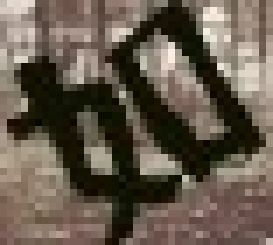
#> input picture 工作内容/作品著作权/test/hanzi/10_如.jpg, 39 x 35 px (shown 7 times larger); its folder holds 4 pictures in this run
$ python test1.py
#> lines starting #> are read from the running program, lines starting #| are printed output that depends on the picture
# -*- coding: utf-8 -*-
# 修改图片尺寸大小  注意cv2读取中文路径问题
import numpy as np
import cv2
import pathlib

# 读取图像，解决imread不能读取中文路径的问题
def readimg(filename, mode):
#> called with filename = '工作内容/作品著作权/test/hanzi/10_如.jpg', mode = 1
    raw_data = np.fromfile(filename, dtype=np.uint8)  # 先用numpy把图片文件存入内存：raw_data，把图片数据看做是纯字节数据
    img = cv2.imdecode(raw_data, mode)  # 从内存数据读入图片
#> img is the input picture: shape (35, 39, 3); mean B, G, R 77.2, 90.6, 101.7
    return img


if __name__ == '__main__':
    data_dir = 'F:\\PycharmProjects\\CnkjProjects\\zpzzq\\test\\hanzi\\'
    data_dir = pathlib.Path(data_dir)

    pictures_paths = list(data_dir.glob('*.jpg'))
    pictures_paths = [str(path) for path in pictures_paths]
    k = 0
    for i in pictures_paths:

        i = i.replace('\\', '\\\\')
        img = readimg(i,1)
        x, y = img.shape[0:2]
#> x = 35; y = 39
        x1,y1=30/x,30/y
#> x1 = 0.857; y1 = 0.769
        img = cv2.resize(img,(int(x*x1),int(y*y1)))
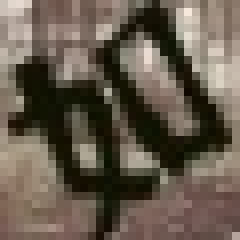
#> img: shape (30, 30, 3) (shown 8 times larger); mean B, G, R 77.2, 90.5, 101.6
        print(img.shape)
#| (30, 30, 3)
        cv2.imwrite('F:\\hanzishibie\\111\\'+str(k)+'.jpg',img)
        k=k+1
#> pass 2 of the loop `for i in pictures_paths:`:
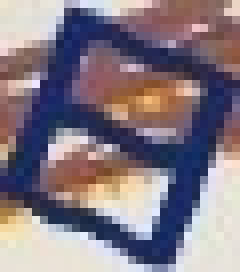
#> input picture 工作内容/作品著作权/test/hanzi/10_日.jpg, 30 x 34 px (shown 8 times larger)
#> in readimg, img is the input picture: shape (34, 30, 3); mean B, G, R 132.5, 121.6, 133.1
#> `img = cv2.resize(img,(int(x*x1),int(y*y1)))`:
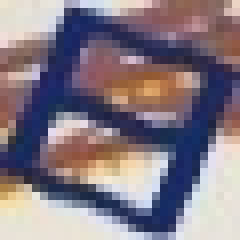
#> img: shape (30, 30, 3) (shown 8 times larger); mean B, G, R 132.5, 121.7, 133.1
#| (30, 30, 3)
#> pass 3 of the loop `for i in pictures_paths:`:
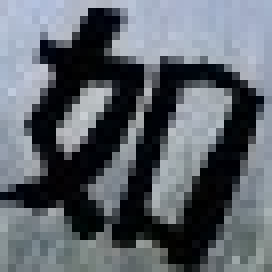
#> input picture 工作内容/作品著作权/test/hanzi/11_如.jpg, 34 x 34 px (shown 8 times larger)
#> in readimg, img is the input picture: shape (34, 34, 3); mean B, G, R 107.6, 100.2, 94.1
#> `img = cv2.resize(img,(int(x*x1),int(y*y1)))`:
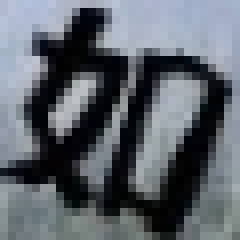
#> img: shape (30, 30, 3) (shown 8 times larger); mean B, G, R 107.5, 100.1, 94
#| (30, 30, 3)
#> the loop made 4 passes; the first 3 are shown
